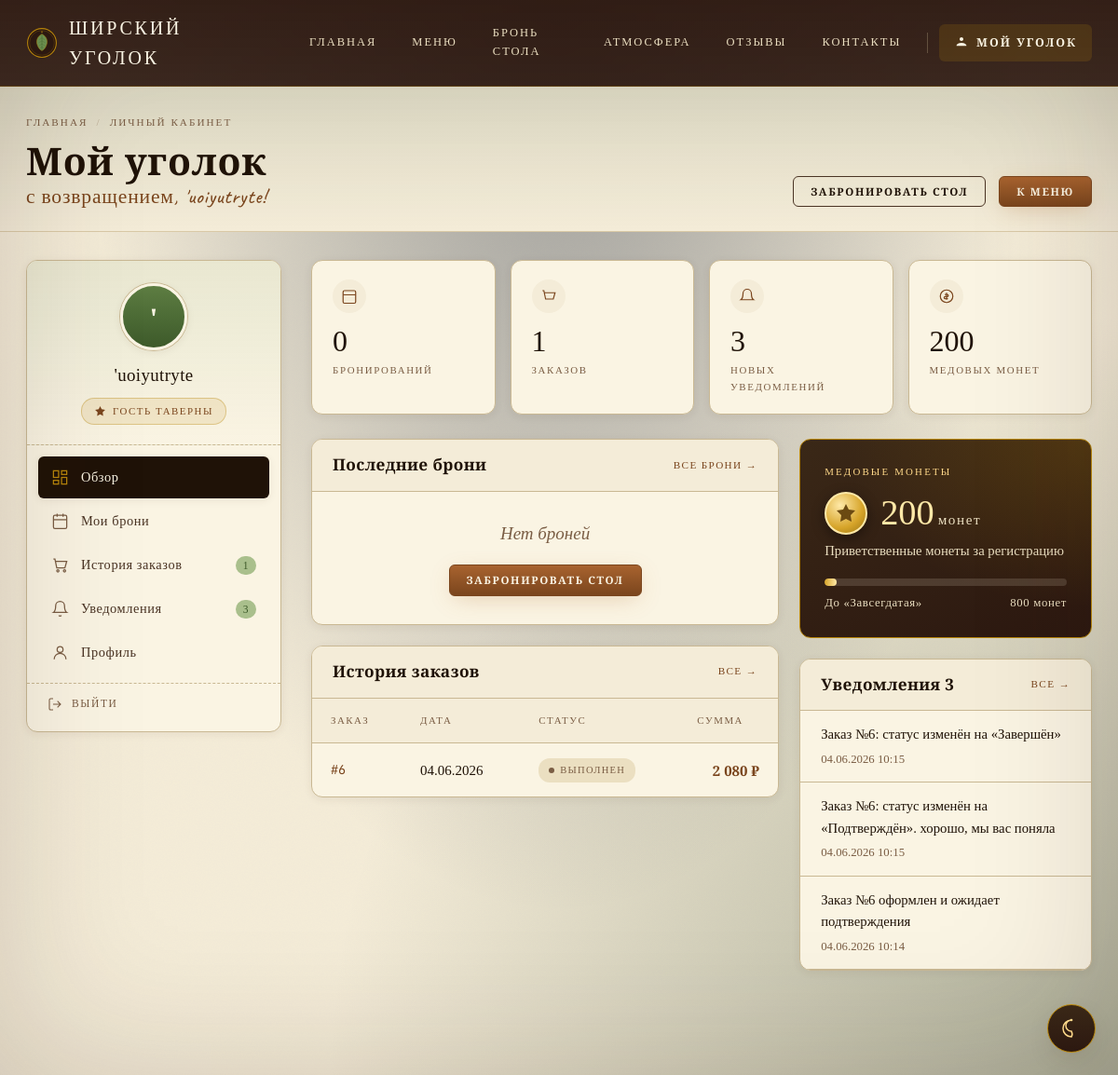
Page /profile.php (signed in) on the committed database.
### tables this page shows
CREATE TABLE `users` (
  `id` int NOT NULL AUTO_INCREMENT,
  `username` varchar(50) NOT NULL,
  `email` varchar(100) NOT NULL,
  `password` varchar(255) NOT NULL,
  `role` enum('user','admin') NOT NULL DEFAULT 'user',
  `full_name` varchar(100) DEFAULT NULL,
  `phone` varchar(20) DEFAULT NULL,
  `created_at` timestamp NULL DEFAULT CURRENT_TIMESTAMP,
  PRIMARY KEY (`id`),
  UNIQUE KEY `username` (`username`),
  UNIQUE KEY `email` (`email`)
);

CREATE TABLE `orders` (
  `id` int NOT NULL AUTO_INCREMENT,
  `user_id` int DEFAULT NULL,
  `customer_name` varchar(100) NOT NULL DEFAULT '',
  `customer_phone` varchar(20) NOT NULL DEFAULT '',
  `notes` text,
  `promo_code` varchar(50) DEFAULT NULL,
  `discount` decimal(10,2) NOT NULL DEFAULT '0.00',
  `customer_address` text,
  `total_price` decimal(10,2) NOT NULL DEFAULT '0.00',
  `status` enum('cart','pending','confirmed','preparing','ready','completed','cancelled') NOT NULL DEFAULT 'cart',
  `order_type` enum('dine_in','delivery','takeaway') DEFAULT NULL,
  `total` decimal(10,2) DEFAULT '0.00',
  `delivery_address` varchar(500) DEFAULT NULL,
  `created_at` timestamp NULL DEFAULT CURRENT_TIMESTAMP,
  `updated_at` datetime DEFAULT CURRENT_TIMESTAMP ON UPDATE CURRENT_TIMESTAMP,
  PRIMARY KEY (`id`),
  KEY `idx_orders_status` (`status`),
  KEY `idx_orders_user` (`user_id`),
  CONSTRAINT `orders_ibfk_1` FOREIGN KEY (`user_id`) REFERENCES `users` (`id`) ON DELETE SET NULL
);

CREATE TABLE `user_notifications` (
  `id` int NOT NULL AUTO_INCREMENT,
  `user_id` int NOT NULL,
  `entity_type` enum('order','booking') NOT NULL,
  `entity_id` int NOT NULL,
  `message` varchar(500) NOT NULL,
  `is_read` tinyint(1) NOT NULL DEFAULT '0',
  `created_at` datetime DEFAULT CURRENT_TIMESTAMP,
  PRIMARY KEY (`id`),
  KEY `user_id` (`user_id`),
  CONSTRAINT `user_notifications_ibfk_1` FOREIGN KEY (`user_id`) REFERENCES `users` (`id`) ON DELETE CASCADE
);

### public/includes/notification_helpers.php (called while the page is built, shortened)
<?php
function get_user_notifications(mysqli $conn, int $userId, int $limit = 30): array {
    $list = [];
    $stmt = $conn->prepare(
        "SELECT * FROM user_notifications WHERE user_id = ? ORDER BY created_at DESC LIMIT ?"
    );
    $stmt->bind_param('ii', $userId, $limit);
    $stmt->execute();
    $res = $stmt->get_result();
    while ($row = $res->fetch_assoc()) {
        $list[] = $row;
    }
    return $list;
}

### public/profile.php (the view, shortened to what this page needs)
<?php
include 'db.php';
require_once 'includes/notification_helpers.php';
$user_id = (int)$_SESSION['user_id'];
$stmt = $conn->prepare("SELECT username, email, full_name, phone, created_at FROM users WHERE id = ?");
$stmt->bind_param('i', $user_id); $stmt->execute();
$user = $stmt->get_result()->fetch_assoc(); $stmt->close();
$user_orders = [];
$stmt = $conn->prepare("SELECT id, order_type, status, COALESCE(total,total_price,0) AS total, created_at FROM orders WHERE user_id = ? AND status != 'cart' ORDER BY created_at DESC LIMIT 20");
$stmt->bind_param('i', $user_id); $stmt->execute();
$res = $stmt->get_result();
while ($row = $res->fetch_assoc()) $user_orders[] = $row;
$user_bookings = [];
$notifications = get_user_notifications($conn, $user_id);
$unread_count = count(array_filter($notifications, fn($n) => !$n['is_read']));
$initials = mb_strtoupper(mb_substr($user['full_name'] ?: $user['username'], 0, 1));
$initials2 = '';
if ($user['full_name']) {
    $parts = explode(' ', $user['full_name']);
    $initials = mb_strtoupper(mb_substr($parts[0], 0, 1));
    $initials2 = count($parts) > 1 ? mb_strtoupper(mb_substr($parts[1], 0, 1)) : '';
}
$section = $_GET['tab'] ?? 'overview';
$order_status_labels = ['pending'=>'Ожидает','confirmed'=>'Подтверждён','preparing'=>'Готовится','ready'=>'Готов','completed'=>'Выполнен','cancelled'=>'Отменён'];
$pill_class = ['pending'=>'pending','confirmed'=>'confirmed','rejected'=>'cancelled','cancelled'=>'cancelled','completed'=>'past','preparing'=>'confirmed','ready'=>'confirmed'];
?>
<!doctype html>
<html lang="ru">
<head>
<link rel="stylesheet" href="style.css">
<link rel="stylesheet" href="assets/account.css">
</head>
<body>
<header class="site-header">
  <div class="bar">
    <a href="index.php" class="brand"><img src="assets/brand-mark.svg" alt="" class="brand-mark"><span>Ширский уголок</span></a>
    <nav class="nav" id="mainNav">
      <a href="index.php">Главная</a>
      <a href="menu.php">Меню</a>
      <a href="booking.php">Бронь стола</a>
      <a href="gallery.php">Атмосфера</a>
      <a href="reviews.php">Отзывы</a>
      <a href="contacts.php">Контакты</a>
      <a href="profile.php" class="nav-profile-btn active">
        <svg viewBox="0 0 24 24" width="16" height="16" fill="currentColor" stroke="none"><path d="M12 3c-1.7 0-3 1.3-3 3s1.3 3 3 3 3-1.3 3-3-1.3-3-3-3zM12 12c-5.3 0-8 2.7-8 4v1h16v-1c0-1.3-2.7-4-8-4z"/></svg>
        Мой уголок
      </a>
    </nav>
  </div>
</header>
<div class="acc-ribbon">
  <div class="inner">
    <div>
      <div class="crumbs"><a href="index.php">Главная</a><span class="sep">/</span><span>Личный кабинет</span></div>
      <h1>Мой уголок <span class="greet-hand">с возвращением, <?= htmlspecialchars($user['full_name'] ?: $user['username']) ?>!</span></h1>
    </div>
    <div class="ribbon-aside">
      <a href="booking.php" class="btn btn-ghost btn-sm">Забронировать стол</a>
      <a href="menu.php" class="btn btn-primary btn-sm">К меню</a>
    </div>
  </div>
</div>
<div class="acc-shell">
  <aside class="acc-side">
    <div class="who">
      <div class="acc-avatar"><?= htmlspecialchars($initials.$initials2) ?></div>
      <div class="name"><?= htmlspecialchars($user['full_name'] ?: $user['username']) ?></div>
      <div class="acc-tier">
        <svg viewBox="0 0 24 24" width="13" height="13" fill="currentColor"><path d="M12 2 15 8l7 1-5 5 1 7-6-3-6 3 1-7-5-5 7-1z"/></svg>
        Гость таверны
      </div>
    </div>
    <ul class="acc-nav">
      <li><a href="?tab=overview" class="<?= $section==='overview'?'active':'' ?>">
        <svg class="ico" viewBox="0 0 24 24" fill="none" stroke="currentColor" stroke-width="1.6"><rect x="3" y="3" width="7" height="9"/><rect x="14" y="3" width="7" height="5"/><rect x="14" y="12" width="7" height="9"/><rect x="3" y="16" width="7" height="5"/></svg>Обзор
      </a></li>
      <li><a href="?tab=bookings" class="<?= $section==='bookings'?'active':'' ?>">
        <svg class="ico" viewBox="0 0 24 24" fill="none" stroke="currentColor" stroke-width="1.6"><rect x="3" y="4" width="18" height="18" rx="2"/><line x1="16" y1="2" x2="16" y2="6"/><line x1="8" y1="2" x2="8" y2="6"/><line x1="3" y1="10" x2="21" y2="10"/></svg>Мои брони
      </a></li>
      <li><a href="?tab=orders" class="<?= $section==='orders'?'active':'' ?>">
        <svg class="ico" viewBox="0 0 24 24" fill="none" stroke="currentColor" stroke-width="1.6"><path d="M3 4h2l2.5 12h11l2.5-9H6"/><circle cx="9" cy="20" r="1.5"/><circle cx="18" cy="20" r="1.5"/></svg>История заказов
        <?php if (count($user_orders) > 0): ?><span class="count"><?= count($user_orders) ?></span><?php endif; ?>
      </a></li>
      <li><a href="?tab=notifications" class="<?= $section==='notifications'?'active':'' ?>">
        <svg class="ico" viewBox="0 0 24 24" fill="none" stroke="currentColor" stroke-width="1.6"><path d="M18 8a6 6 0 0 0-12 0c0 7-3 9-3 9h18s-3-2-3-9"/><path d="M13.7 21a2 2 0 0 1-3.4 0"/></svg>Уведомления
        <?php if ($unread_count > 0): ?><span class="count"><?= $unread_count ?></span><?php endif; ?>
      </a></li>
      <li><a href="?tab=profile" class="<?= $section==='profile'?'active':'' ?>">
        <svg class="ico" viewBox="0 0 24 24" fill="none" stroke="currentColor" stroke-width="1.6"><circle cx="12" cy="8" r="4"/><path d="M4 21c0-4.4 3.6-8 8-8s8 3.6 8 8"/></svg>Профиль
      </a></li>
    </ul>
    <div class="side-foot">
      <a href="logout.php?type=user" class="acc-logout">
        <svg viewBox="0 0 24 24" fill="none" stroke="currentColor" stroke-width="1.6" width="16" height="16"><path d="M9 21H5a2 2 0 0 1-2-2V5a2 2 0 0 1 2-2h4"/><path d="m16 17 5-5-5-5M21 12H9"/></svg>
        Выйти
      </a>
    </div>
  </aside>
  <main class="acc-main">
    <?php if ($section === 'overview'): ?>
    <div class="acc-stats">
      <div class="acc-stat">
        <div class="ico"><svg viewBox="0 0 24 24" fill="none" stroke="currentColor" stroke-width="1.6"><rect x="3" y="4" width="18" height="18" rx="2"/><line x1="3" y1="10" x2="21" y2="10"/></svg></div>
        <div class="val"><?= count($user_bookings) ?></div>
        <div class="lbl">Бронирований</div>
      </div>
      <div class="acc-stat">
        <div class="ico"><svg viewBox="0 0 24 24" fill="none" stroke="currentColor" stroke-width="1.6"><path d="M3 4h2l2.5 12h11l2.5-9H6"/></svg></div>
        <div class="val"><?= count($user_orders) ?></div>
        <div class="lbl">Заказов</div>
      </div>
      <div class="acc-stat">
        <div class="ico"><svg viewBox="0 0 24 24" fill="none" stroke="currentColor" stroke-width="1.6"><path d="M18 8a6 6 0 0 0-12 0c0 7-3 9-3 9h18s-3-2-3-9"/></svg></div>
        <div class="val"><?= $unread_count ?></div>
        <div class="lbl">Новых уведомлений</div>
      </div>
      <div class="acc-stat">
        <div class="ico"><svg viewBox="0 0 24 24" fill="none" stroke="currentColor" stroke-width="1.6"><circle cx="12" cy="12" r="9"/><path d="M12 7v10M9.5 9.5h3.5a1.5 1.5 0 0 1 0 3H10a1.5 1.5 0 0 0 0 3h4"/></svg></div>
        <div class="val">200</div>
        <div class="lbl">Медовых монет</div>
      </div>
    </div>
    <div class="acc-cols">
      <div>
        <div class="acc-panel">
          <div class="acc-panel-head"><h3>Последние брони</h3><a href="?tab=bookings" class="link">Все брони →</a></div>
          <?php if (empty($user_bookings)): ?>
          <div class="acc-empty" style="padding:30px;"><p>Нет броней</p><a href="booking.php" class="btn btn-primary btn-sm">Забронировать стол</a></div>
          <?php endif; ?>
        </div>
        <div class="acc-panel">
          <div class="acc-panel-head"><h3>История заказов</h3><a href="?tab=orders" class="link">Все →</a></div>
          <?php if (empty($user_orders)): ?>
          <div class="acc-empty" style="padding:30px;"><p>Нет заказов</p><a href="menu.php" class="btn btn-primary btn-sm">К меню</a></div>
          <?php else: ?>
          <table class="acc-table">
            <thead><tr><th>Заказ</th><th>Дата</th><th>Статус</th><th>Сумма</th></tr></thead>
            <tbody>
            <?php foreach (array_slice($user_orders, 0, 5) as $o): ?>
            <tr>
              <td class="ord-id">#<?= $o['id'] ?></td>
              <td><?= date('d.m.Y', strtotime($o['created_at'])) ?></td>
              <td><span class="pill <?= $pill_class[$o['status']] ?? 'pending' ?>"><?= $order_status_labels[$o['status']] ?? $o['status'] ?></span></td>
              <td class="ord-sum"><?= number_format((float)$o['total'], 0, '.', ' ') ?> ₽</td>
            </tr>
            <?php endforeach; ?>
            </tbody>
          </table>
          <?php endif; ?>
        </div>
      </div>
      <div>
        <div class="honey-card" style="margin-bottom:22px;">
          <div class="label">Медовые монеты</div>
          <div class="honey-balance">
            <div class="honey-coin"><svg viewBox="0 0 24 24" width="24" height="24" fill="currentColor"><path d="M12 2 15 8l7 1-5 5 1 7-6-3-6 3 1-7-5-5 7-1z"/></svg></div>
            <div class="amt">200<small>монет</small></div>
          </div>
          <p class="note">Приветственные монеты за регистрацию</p>
          <div class="honey-progress"><span style="width:5%"></span></div>
          <div class="next"><span>До «Завсегдатая»</span><span>800 монет</span></div>
        </div>
        <?php if ($unread_count > 0): ?>
        <div class="acc-panel">
          <div class="acc-panel-head"><h3>Уведомления <span class="count"><?= $unread_count ?></span></h3><a href="?tab=notifications" class="link">Все →</a></div>
          <?php foreach (array_filter($notifications, fn($n)=>!$n['is_read']) as $n): ?>
          <div style="padding:14px 22px;border-bottom:1px solid var(--line);font-size:0.92rem;">
            <div style="color:var(--ink);"><?= htmlspecialchars($n['message']) ?></div>
            <div style="font-size:0.8rem;color:var(--ink-mute);margin-top:4px;"><?= date('d.m.Y H:i', strtotime($n['created_at'])) ?></div>
          </div>
          <?php endforeach; ?>
        </div>
        <?php endif; ?>
      </div>
    </div>
    <?php endif; ?>
  </main>
</div>
</body>
</html>

### rows in the picture
users: full_name "'uoiyutryte", full_name "'"
orders: id "6", created_at "04.06.2026", status "ВЫПОЛНЕН", total "2 080"
user_notifications: message "Заказ №6: статус изменён на «Завершён»", created_at "04.06.2026 10:15"
user_notifications: message "Заказ №6: статус изменён на «Подтверждён». хорошо, мы вас поняла", created_at "04.06.2026 10:15"
user_notifications: message "Заказ №6 оформлен и ожидает подтверждения", created_at "04.06.2026 10:14"

### other values in the picture
count($user_orders) "1"
$unread_count "3"
count($user_bookings) "0"
